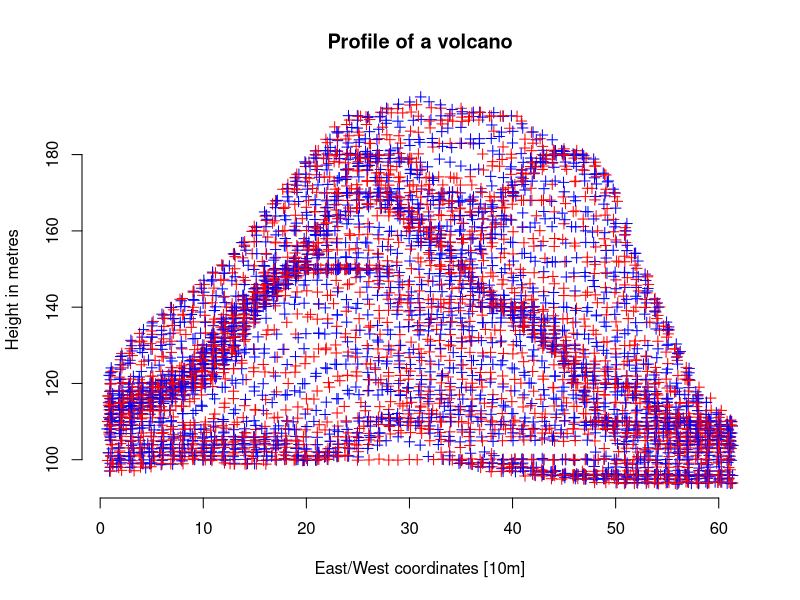

The R script that drew this image:
plot(x=rep(1:61, 87)+rnorm(61*87,sd=0.15), y=t(volcano)+rnorm(61*87,sd=0.15), col=c(rep("red",61), rep("blue",61)), ylab="Height in metres", main="Profile of a volcano", ylim=range(volcano), pch=3, bty="n", xlab="East/West coordinates [10m]")
